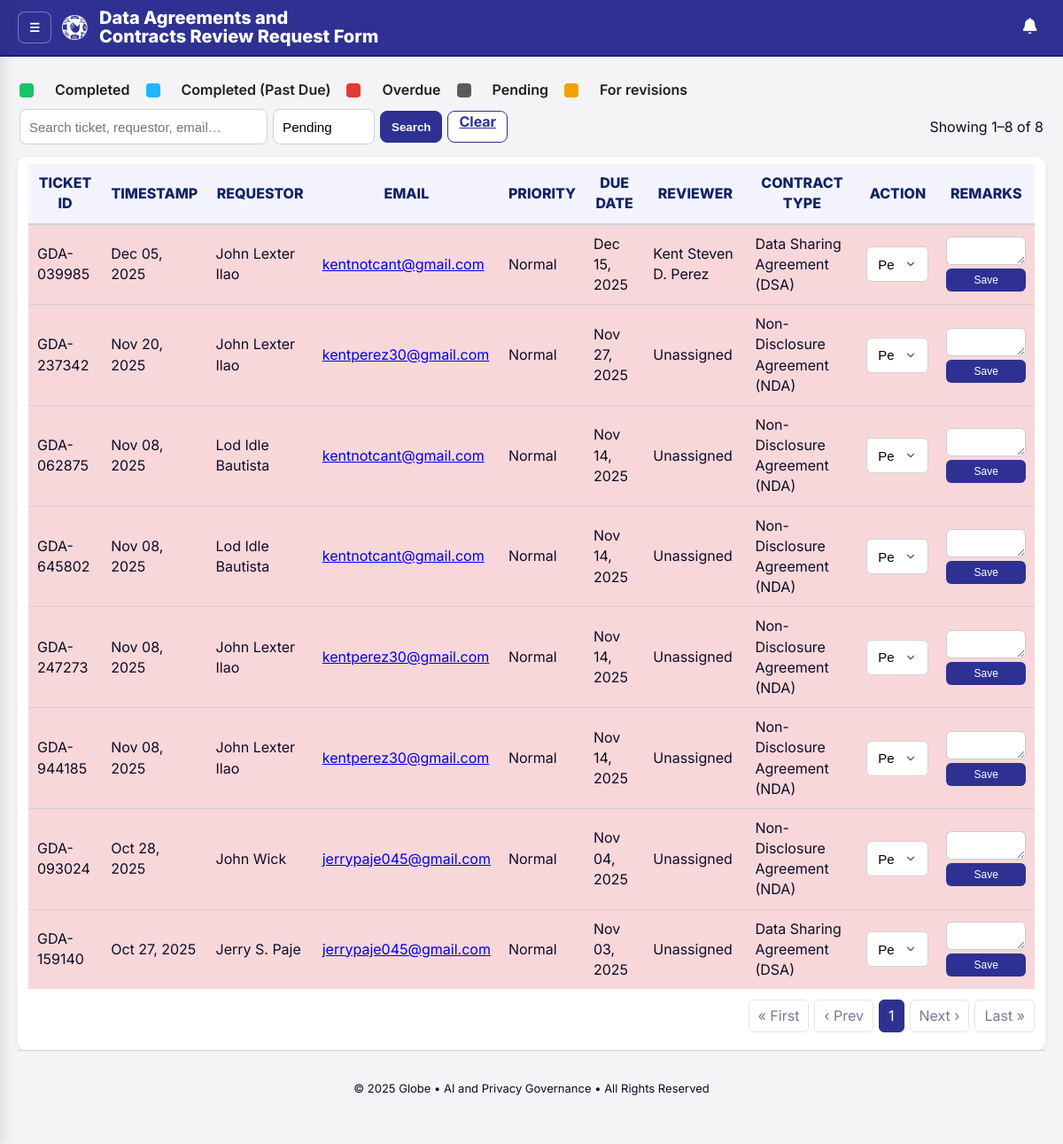
/tickets.php?status=Pending (signed in), run on the app's committed database.
### tables this page shows
CREATE TABLE `tickets` (
  `id` bigint(20) unsigned NOT NULL AUTO_INCREMENT,
  `ticket_code` varchar(20) NOT NULL,
  `created_at` datetime NOT NULL DEFAULT current_timestamp(),
  `full_name` varchar(200) NOT NULL,
  `email` varchar(200) NOT NULL,
  `priority` enum('Low','Normal','High','Urgent') DEFAULT 'Normal',
  `due_date` date DEFAULT NULL,
  `completed_at` datetime DEFAULT NULL,
  `grp` varchar(50) NOT NULL,
  `tribe` varchar(200) DEFAULT NULL,
  `assigned_lawyer` varchar(200) DEFAULT NULL,
  `cc_emails` text DEFAULT NULL,
  `summary` text NOT NULL,
  `contract_type` varchar(100) NOT NULL,
  `contract_other` varchar(200) DEFAULT NULL,
  `customer` varchar(200) NOT NULL,
  `vendor` varchar(200) NOT NULL,
  `pd_nature` varchar(120) NOT NULL,
  `pd_other_text` varchar(255) DEFAULT NULL,
  `clauses` text NOT NULL,
  `doc_link` varchar(1000) DEFAULT NULL,
  `status` enum('Pending','In Review','For Revisions','Completed') NOT NULL DEFAULT 'Pending',
  `remarks` text DEFAULT NULL,
  `email_24h_sent` tinyint(1) NOT NULL DEFAULT 0,
  `email_24h_sent_at` datetime DEFAULT NULL,
  PRIMARY KEY (`id`)
);

CREATE TABLE `lawyers` (
  `id` int(11) NOT NULL AUTO_INCREMENT,
  `name` varchar(100) NOT NULL,
  `email` varchar(190) NOT NULL,
  `pass_hash` varchar(255) NOT NULL,
  `role` enum('lawyer','admin') NOT NULL DEFAULT 'lawyer',
  `created_at` timestamp NOT NULL DEFAULT current_timestamp(),
  PRIMARY KEY (`id`),
  UNIQUE KEY `email` (`email`)
);

### api/query_tickets.php (called while the page is built, shortened)
<?php
$q       = trim($_GET['q'] ?? '');
$page    = max(1, (int)($_GET['page'] ?? 1));
$perPage = 10;
$status = $_GET['status'] ?? '';
$conditions = ['1'];
$types      = '';
$params     = [];
if ($status !== '') {
    if ($status === 'Overdue') {
        $conditions[] = "(t.due_date < CURDATE() AND t.status <> 'Completed')";
    } else {
        $conditions[] = "t.status = ?";
        $params[] = $status;
        $types   .= 's';
    }
}
$where = implode(' AND ', $conditions);
$usePrepared = ($types !== '');
$countSql = "
SELECT COUNT(*) c
FROM tickets t
LEFT JOIN lawyers l ON l.id = t.assigned_lawyer
WHERE $where
";
if (!$usePrepared) {
    $countRes = $conn->query($countSql);
    $total = (int) $countRes->fetch_assoc()['c'];
} else {
    $stmtCnt = $conn->prepare($countSql);
    $stmtCnt->bind_param($types, ...$params);
    $stmtCnt->execute();
    $resCnt = $stmtCnt->get_result();
    $total  = (int) $resCnt->fetch_assoc()['c'];
}
$totalPages = max(1, ceil($total / $perPage));
$offset = ($page - 1) * $perPage;
$selectSql = "
SELECT
    t.id,
    t.ticket_code,
    t.created_at,
    t.completed_at,
    t.full_name,
    t.email,
    t.priority,
    t.due_date,
    t.assigned_lawyer,
    t.contract_type,
    t.status,
    t.remarks,
    l.name  AS reviewer_name,
    l.email AS reviewer_email
FROM tickets t
LEFT JOIN lawyers l
       ON l.email = t.assigned_lawyer
WHERE $where
ORDER BY t.id DESC
LIMIT ? OFFSET ?
";
if (!$usePrepared) {
    $stmt = $conn->prepare($selectSql);
    $stmt->bind_param("ii", $perPage, $offset);
} else {
    $typesPage  = $types . "ii";
    $paramsPage = $params;
    $paramsPage[] = $perPage;
    $paramsPage[] = $offset;
    $stmt = $conn->prepare($selectSql);
    $stmt->bind_param($typesPage, ...$paramsPage);
}
$stmt->execute();
$rows = $stmt->get_result();

### tickets.php (the view, shortened to what this page needs)
<?php
require __DIR__ . '/config/db.php';
require __DIR__ . '/utils/pagination.php';
include __DIR__ . '/api/query_tickets.php';
function h($s){ return htmlspecialchars((string)$s, ENT_QUOTES, 'UTF-8'); }
function status_class($status, $due_date, $completed_at = null) {
    $today = date('Y-m-d');
    $due = $due_date ? date('Y-m-d', strtotime($due_date)) : null;
    if ($due && $due < $today) {
        return 'row-overdue';
    }
    return 'row-pending';
}
?>
<!doctype html>
<html lang="en">
<head>
  <link rel="stylesheet" href="assets/css/admin.css">
  <link rel="stylesheet" href="assets/css/notifications.css">
  <link rel="stylesheet" href="https://cdnjs.cloudflare.com/ajax/libs/font-awesome/7.0.1/css/all.min.css">
</head>
<body>
<?php
include __DIR__ . '/assets/partials/brandbar.php';
?>
<main class="container-fluid page" id="mainContent">
<div class="legend">
    <span class="dot dot-green"></span> Completed
    <span class="dot dot-blue"></span> Completed (Past Due)
    <span class="dot dot-red"></span> Overdue
    <span class="dot dot-gray"></span> Pending
    <span class="dot dot-amber"></span> For revisions
</div>
  <div class="toolbar">
    <form class="search" method="get" action="">
      <input type="text" name="q" value="<?= h($q) ?>" placeholder="Search ticket, requestor, email…">
      <select name="status" class="status-filter" onchange="this.form.submit()">
        <option value="Pending"        <?= $status==='Pending'?'selected':''; ?>>Pending</option>
      </select>
      <button class="btn" type="submit">Search</button>
      <?php if ($q !== '' || $status !== ''): ?>
        <a class="btn ghost" href="tickets.php">Clear</a>
      <?php endif; ?>
    </form>
    <div class="muted">
      Showing <?= ($total===0?0:$offset+1) ?>–<?= min($offset+$perPage,$total) ?> of <?= $total ?>
    </div>
  </div>
  <section class="table-wrap">
    <table class="tickets">
      <thead>
        <tr>
          <th>TICKET ID</th>
          <th>TIMESTAMP</th>
          <th>REQUESTOR</th>
          <th>EMAIL</th>
          <th>PRIORITY</th>
          <th>DUE DATE</th>
          <th>REVIEWER</th>
          <th>CONTRACT TYPE</th>
          <th>ACTION</th>
          <th>REMARKS</th>
        </tr>
      </thead>
      <tbody>
        <?php while ($r = $rows->fetch_assoc()):
         $class = status_class($r['status'], $r['due_date'] ?? null,$r['completed_at'] ?? null);
          $reviewerName = $r['reviewer_name'] ?? 'Unassigned';
        ?>
        <tr class="<?= $class ?>">
          <td><?= h($r['ticket_code']) ?></td>
          <td><?= h(date('M d, Y', strtotime($r['created_at']))) ?></td>
          <td><?= h($r['full_name']) ?></td>
          <td><a href="mailto:<?= h($r['email']) ?>"><?= h($r['email']) ?></a></td>
          <td><?= h($r['priority']) ?></td>
          <td><?= h(date('M d, Y', strtotime($r['due_date']))) ?></td>
          <td><?= h($reviewerName) ?></td>
          <td><?= h($r['contract_type']) ?></td>
          <td>
            <form method="post" action="api/update_status.php">
              <select name="status" onchange="this.form.submit()"
                <?= $r['status']==='Completed'?'disabled':''; ?>>
                <option value="Pending"        <?= $r['status']==='Pending'?'selected':''; ?>>Pending</option>
              </select>
            </form>
          </td>
      <td>
          <form action="api/update_remarks.php" method="post" style="display:flex;flex-direction:column;gap:4px;">
              <textarea name="remarks" rows="1" style="width:100%;"><?= h($r['remarks'] ?? '') ?></textarea>
              <button class="btn-small" type="submit">Save</button>
          </form>
      </td>
        </tr>
      <?php endwhile; ?>
      </tbody>
    </table>
    <?= build_pagination($page, $totalPages, $q, $status) ?>
  </section>
        <footer class="site-footer">
        <p>© 2025 Globe • AI and Privacy Governance • All Rights Reserved</p>
      </footer>
</main>
</body>
</html>

### assets/css/admin.css (style rules this page uses)
* { scrollbar-width: thin; scrollbar-color: var(--brand) var(--bg); }
:root { --brand: #2E3192; --brand-700: #1e2375; --brand-ring: 0 0 0 3px rgba(46,49,146,.15); --bg: #f4f4f6; --card: #ffffff; --ink: #0d0d26; --muted: #666; --border: #d2d2d2; --green: #18c465; --red: #e53935; --amber: #f4a000; --gray: #5b5b5b; --row-border: #cfcfd8; }
* { box-sizing: border-box; }
html, body { margin: 0; height: 100%; background: var(--bg); color: var(--ink); font-family: "Inter", system-ui, -apple-system, Segoe UI, Roboto, Arial, sans-serif; line-height: 1.45; }
input[type="text"], input[type="email"], input[type="file"], textarea, select { width: 100%; font-size: 15px; padding: 10px 12px; min-height: 40px; border: 1px solid var(--border); border-radius: 6px; background: #fff; transition: border-color .2s, box-shadow .2s, background .2s; }
textarea { min-height: 80px; max-height: 180px; resize: vertical; }
select { -webkit-appearance: none; appearance: none; background-repeat: no-repeat; background-position: right 12px center; background-size: 14px; padding-right: 38px; }
.btn { padding: 10px 18px; border: none; border-radius: 8px; font-weight: 700; cursor: pointer; transition: transform .04s, background .2s, filter .2s; }
.btn:not(.primary) { background: #fff; border: 1px solid #ccc; }
.legend { display:flex; align-items:center; gap:18px; margin:6px 0 10px 2px; color:#1f1f1f; font-weight:600; }
.dot { width:16px; height:16px; border-radius:4px; display:inline-block; margin-right:6px; }
.dot-green { background: var(--green); }
.dot-red { background: var(--red); }
.dot-gray { background: var(--gray); }
.dot-amber { background: var(--amber); }
.dot-blue { background: #1fb6ff; }
.table-wrap { background:#fff; border-radius:10px; padding:8px 12px; box-shadow:0 2px 8px rgba(0,0,0,.05); width:100%; overflow-x:auto; }
table.tickets { width:100%; border-collapse:separate; border-spacing:0; }
.tickets th { background:#f3f4ff; color:#122265; font-weight:800; border-bottom:2px solid var(--row-border); padding:10px; position:sticky; top:0; z-index:1; }
.tickets td { padding:10px; border-bottom:1px solid var(--row-border); }
.tickets tr:last-child td { border-bottom:none; }
.row-overdue { background: rgba(229,57,53,.16); }
.row-overdue { background-color: #f8d7da !important; }
#mainContent { padding: 20px 20px; }
.toolbar { display:flex;gap:12px;align-items:center;justify-content:space-between;margin:10px 2px 14px }
.toolbar .search { display:flex;gap:6px;align-items:center }
.toolbar input[type="text"] { height:36px;padding:6px 10px;border:1px solid #cfd3dc;border-radius:8px;min-width:280px }
.toolbar .btn { height:36px;padding:0 12px;border-radius:8px;border:1px solid #2E3192;background:#2E3192;color:#fff;cursor:pointer }
.toolbar .btn.ghost { background:#fff;color:#2E3192 }
.table-wrap { width:100%;overflow-x:auto }
.status-filter { height:36px; padding:0 10px; border:1px solid #cfd3dc; border-radius:8px; background:#fff; font-size:.95rem; }
.site-footer { height: var(--footer-h); display:flex; align-items:center; justify-content:center; text-align:center; padding: 20px 16px; font-size:13px; border-top: 1px solid var(--border); background: var(--bg); flex: 0 0 auto; }
.tickets textarea { font-size: 13px; padding: 6px 8px; min-height: 32px; max-height: 80px; line-height: 1.3; width: 100%; resize: vertical; border: 1px solid #ccc; border-radius: 6px; background: #fff; transition: border-color .2s, box-shadow .2s; }
.tickets .btn-small { padding: 6px 10px; font-size: 12px; border-radius: 6px; background: var(--brand); color: #fff; border: none; cursor: pointer; }

### data on the page
tickets: ticket_code "GDA-039985", created_at "Dec 05, 2025", full_name "John Lexter Ilao", email "kentnotcant@gmail.com", priority "Normal", due_date "Dec 15, 2025", lawyers.name "Kent Steven D. Perez", contract_type "Data Sharing Agreement (DSA)", status "Pending"
tickets: ticket_code "GDA-237342", created_at "Nov 20, 2025", full_name "John Lexter Ilao", email "kentperez30@gmail.com", priority "Normal", due_date "Nov 27, 2025", reviewerName "Unassigned", contract_type "Non-Disclosure Agreement (NDA)", status "Pending"
tickets: ticket_code "GDA-062875", created_at "Nov 08, 2025", full_name "Lod Idle Bautista", email "kentnotcant@gmail.com", priority "Normal", due_date "Nov 14, 2025", reviewerName "Unassigned", contract_type "Non-Disclosure Agreement (NDA)", status "Pending"
tickets: ticket_code "GDA-645802", created_at "Nov 08, 2025", full_name "Lod Idle Bautista", email "kentnotcant@gmail.com", priority "Normal", due_date "Nov 14, 2025", reviewerName "Unassigned", contract_type "Non-Disclosure Agreement (NDA)", status "Pending"
tickets: ticket_code "GDA-247273", created_at "Nov 08, 2025", full_name "John Lexter Ilao", email "kentperez30@gmail.com", priority "Normal", due_date "Nov 14, 2025", reviewerName "Unassigned", contract_type "Non-Disclosure Agreement (NDA)", status "Pending"
tickets: ticket_code "GDA-944185", created_at "Nov 08, 2025", full_name "John Lexter Ilao", email "kentperez30@gmail.com", priority "Normal", due_date "Nov 14, 2025", reviewerName "Unassigned", contract_type "Non-Disclosure Agreement (NDA)", status "Pending"
tickets: ticket_code "GDA-093024", created_at "Oct 28, 2025", full_name "John Wick", email "jerrypaje045@gmail.com", priority "Normal", due_date "Nov 04, 2025", reviewerName "Unassigned", contract_type "Non-Disclosure Agreement (NDA)", status "Pending"
tickets: ticket_code "GDA-159140", created_at "Oct 27, 2025", full_name "Jerry S. Paje", email "jerrypaje045@gmail.com", priority "Normal", due_date "Nov 03, 2025", reviewerName "Unassigned", contract_type "Data Sharing Agreement (DSA)", status "Pending"

### other printed values
$brand['titleLines'][0] "Data Agreements and"
$brand['titleLines'][1] "Contracts Review Request Form"
$offset+1 "1"
min($offset+$perPage,$total) "8"
$total "8"
